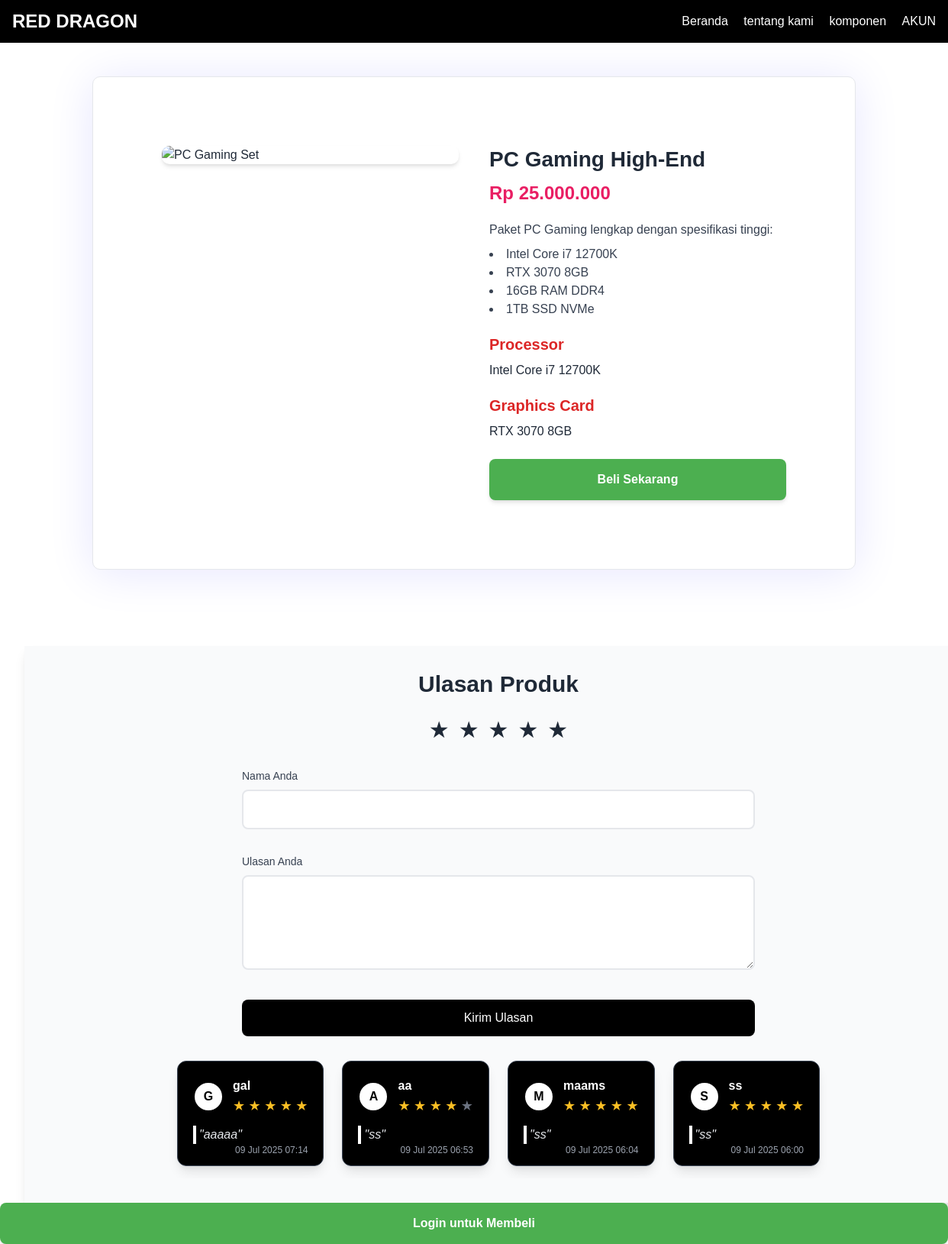
/pc1.php, run on the app's committed database.
### tables this page shows
CREATE TABLE `reviews` (
  `id` int(11) NOT NULL,
  `product_id` int(11) NOT NULL,
  `nama` varchar(100) NOT NULL,
  `ulasan` text NOT NULL,
  `rating` int(11) NOT NULL,
  `created_at` timestamp NOT NULL DEFAULT current_timestamp()
);

### pc1.php (the view, shortened to what this page needs)
<!DOCTYPE html>
<html lang="id">
<head>
  <link href="https://cdn.jsdelivr.net/npm/tailwindcss@2.2.19/dist/tailwind.min.css" rel="stylesheet" />
</head>
<body class="bg-white text-gray-800 pt-[56px]">
  <header class="bg-black text-white px-4 py-3 flex justify-between items-center fixed top-0 left-0 right-0 z-50">
    <div>
      <a href="UTS.html" class="text-2xl font-bold animate-pulse">RED DRAGON</a>
    </div>
    <nav class="space-x-4 hidden md:block">
      <a href="UTS.html" class="hover:underline">Beranda</a>
      <a href="tentangkami.php" class="hover:underline">tentang kami</a>
      <a href="komponen.html" class="hover:underline">komponen</a>
      <a href="tes.php" class="hover:underline">AKUN</a>
    </nav>
  </header>
  <div class="container max-w-[800px] p-6 bg-white shadow-lg rounded-lg border border-gray-200">
    <div class="product-image">
      <img class="rounded-lg shadow-md" src="https://static.wixstatic.com/media/7b4519_25c01111921f4bf1a744f51148c0c341~mv2.jpg/v1/crop/x_0,y_2,w_500,h_497/fill/w_272,h_270,al_c,q_80,usm_0.66_1.00_0.01,enc_avif,quality_auto/Raptor%20Diamond.jpg" alt="PC Gaming Set">
    </div>
    <div class="product-details">
      <h1 class="product-title text-3xl font-bold text-gray-800 mb-4">PC Gaming High-End</h1>
      <p class="product-price text-2xl font-semibold text-red-500 mb-4">Rp 25.000.000</p>
      <div class="product-description text-gray-700 leading-relaxed mb-6">
        Paket PC Gaming lengkap dengan spesifikasi tinggi:
        <ul class="list-disc list-inside mt-2">
          <li>Intel Core i7 12700K</li>
          <li>RTX 3070 8GB</li>
          <li>16GB RAM DDR4</li>
          <li>1TB SSD NVMe</li>
        </ul>
      </div>
      <div class="product-options mt-5">
        <h2 class="text-xl font-semibold text-red-600 mb-2">Processor</h2>
        <p class="text-gray-800 mb-4">Intel Core i7 12700K</p>
        <h2 class="text-xl font-semibold text-red-600 mb-2 mt-5">Graphics Card</h2>
        <p class="text-gray-800">RTX 3070 8GB</p>
      </div>
      <div class="mt-6">
        <button class="buy-button w-full py-3 bg-red-500 text-white font-semibold rounded-lg hover:bg-red-600 transition-colors shadow-md animate-pulse ">
          Beli Sekarang
        </button>
      </div>
    </div>
  </div>
  <div class="w-full p-8 bg-gray-50 shadow-lg backdrop-blur-sm mt-20 mx-8">
    <h2 class="text-3xl font-bold mb-6 text-gray-800 text-center">Ulasan Produk</h2>
    <div class="flex justify-center mb-8">
      <div class="flex space-x-3 animate-pulse" id="star-rating">
        <span class="text-3xl cursor-pointer hover:text-yellow-400 transition-colors">★</span>
        <span class="text-3xl cursor-pointer hover:text-yellow-400 transition-colors">★</span>
        <span class="text-3xl cursor-pointer hover:text-yellow-400 transition-colors">★</span>
        <span class="text-3xl cursor-pointer hover:text-yellow-400 transition-colors">★</span>
        <span class="text-3xl cursor-pointer hover:text-yellow-400 transition-colors">★</span>
      </div>
    </div>
    <form class="space-y-8 max-w-2xl mx-auto" action="simpan.php" method="POST">
      <div>
        <label class="block text-sm font-medium text-gray-700 mb-2">Nama Anda</label>
        <input type="text" name="nama" class="w-full px-4 py-3 rounded-lg border-2 border-gray-200 focus:border-blue-500 focus:outline-none transition-colors" required>
      </div>
      <div>
        <label class="block text-sm font-medium text-gray-700 mb-2">Ulasan Anda</label>
        <textarea name="ulasan" class="w-full px-4 py-3 rounded-lg border-2 border-gray-200 focus:border-blue-500 focus:outline-none transition-colors" rows="4" required></textarea>
      </div>
      <button type="submit" class="w-full bg-black text-white py-3 rounded-lg hover:bg-gray-800 transition-colors font-medium animate-bounce">
        Kirim Ulasan
      </button>
    </form>
    <?php
    $host = "localhost";
    $user = "root";
    $pass = "";
    $db = "uts_web2";
    $conn = new mysqli($host, $user, $pass, $db);
    $ulasan = [];
    $result = $conn->query("SELECT nama, ulasan, rating, created_at FROM reviews ORDER BY created_at DESC LIMIT 4");
    if ($result) {
      while ($row = $result->fetch_assoc()) {
        $ulasan[] = $row;
      }
    }
    ?>
    <div class="review-list flex justify-center space-x-6 overflow-x-auto pb-4 mt-8">
      <?php if (!empty($ulasan)): ?>
      <?php foreach ($ulasan as $u): ?>
      <div class="bg-black text-white rounded-xl shadow-lg p-5 min-w-[270px] max-w-xs border border-gray-700 relative hover:scale-105 transition-transform duration-200">
      <div class="flex items-center mb-3">
        <div class="w-10 h-10 rounded-full bg-white flex items-center justify-center text-black font-bold mr-3 shadow-md border-2 border-black">
        <?= strtoupper(substr(htmlspecialchars($u['nama']), 0, 1)) ?>
        </div>
        <div>
        <span class="font-semibold text-white"><?= htmlspecialchars($u['nama']) ?></span>
        <div>
        <?php for ($i = 0; $i < $u['rating']; $i++): ?>
        <span class="text-yellow-400 text-lg">★</span>
        <?php endfor; ?>
        <?php for ($i = $u['rating']; $i < 5; $i++): ?>
        <span class="text-gray-500 text-lg">★</span>
        <?php endfor; ?>
        </div>
        </div>
      </div>
      <div class="italic text-gray-200 mb-2 px-1 border-l-4 border-white bg-black/50 rounded-r">
        "<?= nl2br(htmlspecialchars($u['ulasan'])) ?>"
      </div>
      <div class="text-xs text-gray-400 absolute bottom-3 right-5">
        <?= date('d M Y H:i', strtotime($u['created_at'])) ?>
      </div>
      </div>
      <?php endforeach; ?>
      <?php else: ?>
      <p class="text-gray-500 text-center w-full">Belum ada ulasan.</p>
      <?php endif; ?>
    </div>
    </div>
<?php if (isset($_SESSION['user_id'])): ?>
  <form action="checkout.php" method="POST">
    <input type="hidden" name="produk_id" value="1">
    <button type="submit" class="buy-button w-full py-3 bg-red-500 text-white font-semibold rounded-lg hover:bg-red-600 transition-colors shadow-md animate-pulse">
      Beli Sekarang
    </button>
  </form>
<?php else: ?>
  <a href="login.php?pesan=belum_login" class="buy-button w-full block text-center py-3 bg-gray-500 text-white font-semibold rounded-lg hover:bg-gray-600 transition-colors shadow-md animate-pulse">
    Login untuk Membeli
  </a>
<?php endif; ?>
  </body>
  </html>

### pc1.php (style rules this page uses)
body { font-family: Arial, sans-serif; margin: 0; padding: 0; background: #ff0000; }
.container { display: flex; flex-wrap: wrap; max-width: 1000px; margin: 100px auto; background: #fff; padding: 70px; box-shadow: 0 4px 60px rgba(21, 0, 255, 0.1); border-radius: 10px; }
.product-image { flex: 1; padding: 20px; }
.product-image img { max-width: 100%; border-radius: 10px; }
.product-details { flex: 1; padding: 20px; }
.product-title { font-size: 28px; margin-bottom: 10px; }
.product-price { font-size: 24px; color: #e91e63; margin-bottom: 20px; }
.product-description { font-size: 16px; line-height: 1.5; margin-bottom: 20px; }
.buy-button { background-color: #4CAF50; color: white; padding: 15px 30px; font-size: 16px; border: none; border-radius: 8px; cursor: pointer; transition: background-color 0.3s ease; }

### data on the page
reviews: nama "G", nama "gal", rating 5 (drawn), ulasan "aaaaa", created_at "09 Jul 2025 07:14"
reviews: nama "A", nama "aa", rating 4 (drawn), ulasan "ss", created_at "09 Jul 2025 06:53"
reviews: nama "M", nama "maams", rating 5 (drawn), ulasan "ss", created_at "09 Jul 2025 06:04"
reviews: nama "S", nama "ss", rating 5 (drawn), ulasan "ss", created_at "09 Jul 2025 06:00"
